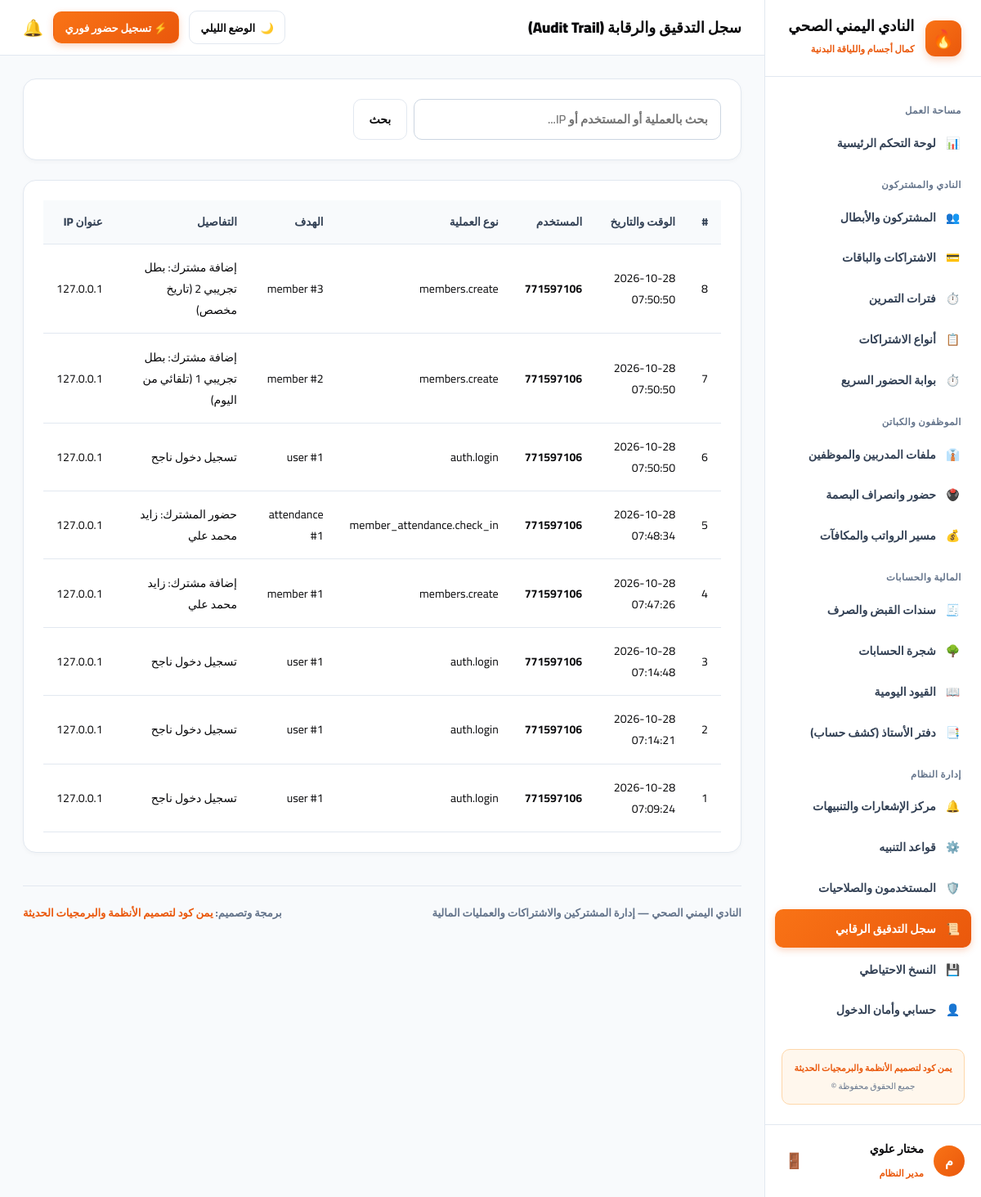
Before: /system/audit (signed in) with the older database file.
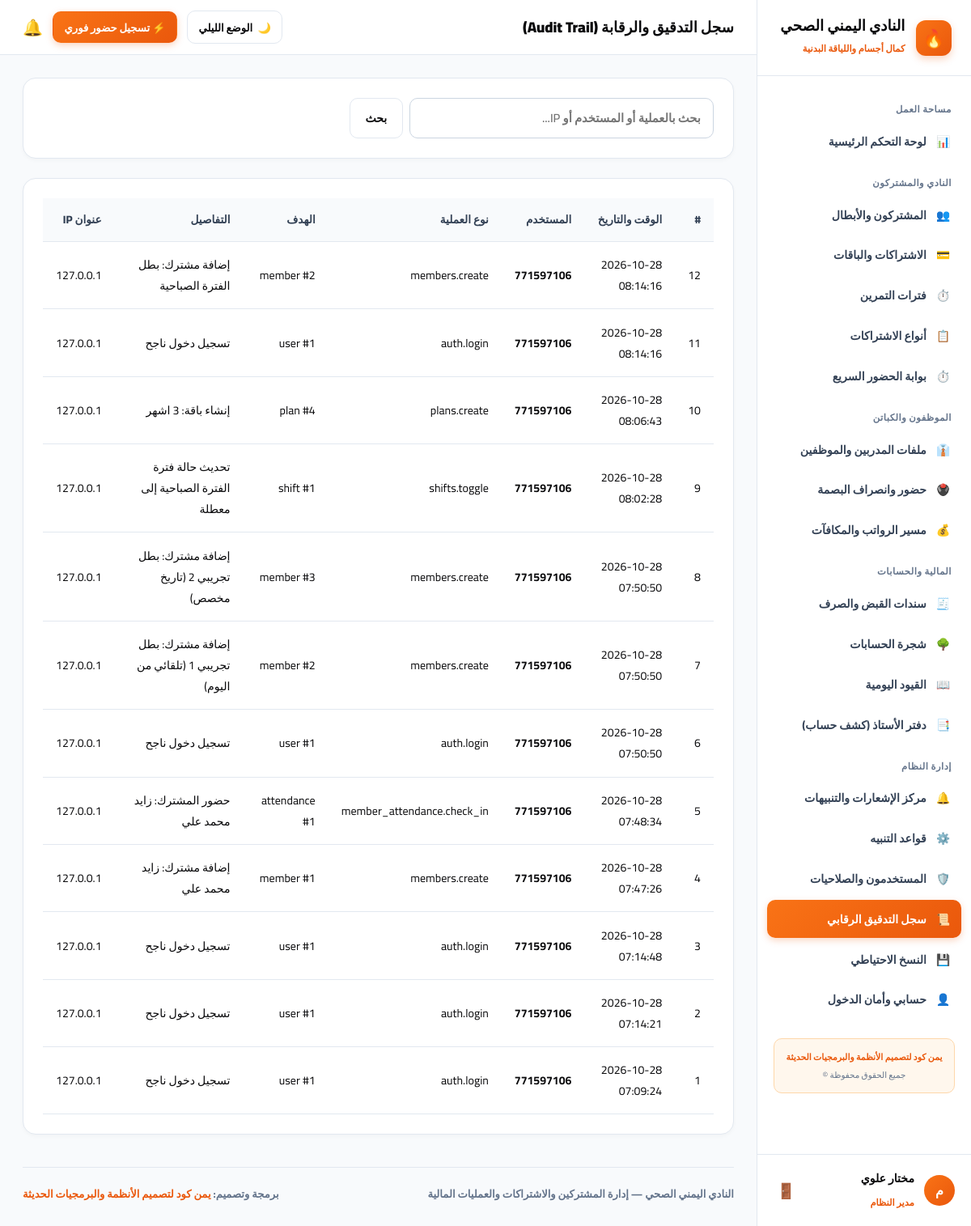
After: the same page with the newer database file.
### app/models.py (models this page shows, shortened)
class User(UserMixin, db.Model):
    __tablename__ = "users"
    id = db.Column(db.Integer, primary_key=True)
    username = db.Column(db.String(80), unique=True, nullable=False)
    password_hash = db.Column(db.String(255), nullable=False)
    full_name = db.Column(db.String(120), nullable=False)
    role_name = db.Column(db.String(50), default="مدير النظام")
    is_active = db.Column(db.Boolean, default=True)
    created_at = db.Column(db.DateTime, default=datetime.utcnow)

class AuditLog(db.Model):
    __tablename__ = "audit_logs"
    id = db.Column(db.Integer, primary_key=True)
    user_id = db.Column(db.Integer, nullable=True)
    username = db.Column(db.String(80), nullable=True)
    action = db.Column(db.String(100), nullable=False)
    target_type = db.Column(db.String(50), nullable=True)
    target_id = db.Column(db.String(50), nullable=True)
    details = db.Column(db.Text, nullable=True)
    ip_address = db.Column(db.String(50), default="127.0.0.1")
    created_at = db.Column(db.DateTime, default=datetime.utcnow)

### app/routes/system.py (the view, shortened to what this page needs)
@system_bp.route("/audit")
@login_required
def audit():
    q = request.args.get("q", "").strip()
    query = AuditLog.query
    logs = query.order_by(AuditLog.id.desc()).limit(100).all()
    return render_template("system/audit.html", logs=logs, q=q)

### app/templates/system/audit.html (shortened to what this page needs)
{% extends "base.html" %}
{% block header_title %}سجل التدقيق والرقابة (Audit Trail){% endblock %}
{% block content %}
<div class="card">
  <form method="GET" action="{{ url_for('system.audit') }}" style="display: flex; gap: 0.5rem; max-width: 450px;">
    <input type="text" name="q" value="{{ q }}" placeholder="بحث بالعملية أو المستخدم أو IP..." class="form-control">
    <button type="submit" class="btn btn-secondary">بحث</button>
  </form>
</div>
<div class="card">
  <div class="table-responsive">
    <table>
      <thead>
        <tr>
          <th>#</th>
          <th>الوقت والتاريخ</th>
          <th>المستخدم</th>
          <th>نوع العملية</th>
          <th>الهدف</th>
          <th>التفاصيل</th>
          <th>عنوان IP</th>
        </tr>
      </thead>
      <tbody>
        {% for l in logs %}
        <tr>
          <td>{{ l.id }}</td>
          <td>{{ l.created_at.strftime('%Y-%m-%d %H:%M:%S') }}</td>
          <td><strong>{{ l.username }}</strong></td>
          <td><code>{{ l.action }}</code></td>
          <td>{{ l.target_type or '-' }} {% if l.target_id %}#{{ l.target_id }}{% endif %}</td>
          <td>{{ l.details or '-' }}</td>
          <td><code>{{ l.ip_address }}</code></td>
        </tr>
        {% else %}
        <tr>
          <td colspan="7" style="text-align: center; color: #94a3b8; padding: 2rem;">لا توجد حركات مسجلة.</td>
        </tr>
        {% endfor %}
      </tbody>
    </table>
  </div>
</div>
{% endblock %}

### app/templates/base.html (shortened to what this page needs)
<!doctype html>
<html lang="ar" dir="rtl" data-theme="light">
<head>
  <link rel="stylesheet" href="{{ url_for('static', filename='css/theme-iron.css') }}">
</head>
<body>
  <div class="layout-root">
    <aside class="sidebar">
      <a href="{{ url_for('dashboard.index') }}" class="sidebar-brand">
        <div class="brand-icon">🔥</div>
        <div>
          <strong style="font-size: 1.15rem; display: block; line-height: 1.25; font-weight: 900;">النادي اليمني الصحي</strong>
          <span style="font-size: 0.72rem; color: var(--primary); font-weight: 800;">كمال أجسام واللياقة البدنية</span>
        </div>
      </a>
      <div class="sidebar-nav">
        <div class="nav-group-title">مساحة العمل</div>
        <a href="{{ url_for('dashboard.index') }}" class="nav-link {% if request.path == '/dashboard/' %}active{% endif %}">
          <span>📊</span>
          <span>لوحة التحكم الرئيسية</span>
        </a>
        <div class="nav-group-title">النادي والمشتركون</div>
        <a href="{{ url_for('members.index') }}" class="nav-link {% if '/members' in request.path %}active{% endif %}">
          <span>👥</span>
          <span>المشتركون والأبطال</span>
        </a>
        <a href="{{ url_for('subscriptions.index') }}" class="nav-link {% if request.path == '/subscriptions/' %}active{% endif %}">
          <span>💳</span>
          <span>الاشتراكات والباقات</span>
        </a>
        <a href="{{ url_for('shifts.index') }}" class="nav-link {% if '/shifts' in request.path %}active{% endif %}">
          <span>⏱️</span>
          <span>فترات التمرين</span>
        </a>
        <a href="{{ url_for('subscriptions.plans') }}" class="nav-link {% if '/subscriptions/plans' in request.path %}active{% endif %}">
          <span>📋</span>
          <span>أنواع الاشتراكات</span>
        </a>
        <a href="{{ url_for('attendance.index') }}" class="nav-link {% if '/member-attendance' in request.path %}active{% endif %}">
          <span>⏱️</span>
          <span>بوابة الحضور السريع</span>
        </a>
        <div class="nav-group-title">الموظفون والكباتن</div>
        <a href="{{ url_for('employees.index') }}" class="nav-link {% if request.path == '/employees/' %}active{% endif %}">
          <span>👔</span>
          <span>ملفات المدربين والموظفين</span>
        </a>
        <a href="{{ url_for('employees.attendance') }}" class="nav-link {% if '/employees/attendance' in request.path %}active{% endif %}">
          <span>🖲️</span>
          <span>حضور وانصراف البصمة</span>
        </a>
        <a href="{{ url_for('employees.payroll') }}" class="nav-link {% if '/employees/payroll' in request.path %}active{% endif %}">
          <span>💰</span>
          <span>مسير الرواتب والمكافآت</span>
        </a>
        <div class="nav-group-title">المالية والحسابات</div>
        <a href="{{ url_for('accounting.vouchers') }}" class="nav-link {% if '/accounting/vouchers' in request.path %}active{% endif %}">
          <span>🧾</span>
          <span>سندات القبض والصرف</span>
        </a>
        <a href="{{ url_for('accounting.accounts') }}" class="nav-link {% if '/accounting/accounts' in request.path %}active{% endif %}">
          <span>🌳</span>
          <span>شجرة الحسابات</span>
        </a>
        <a href="{{ url_for('accounting.journal') }}" class="nav-link {% if '/accounting/journal' in request.path %}active{% endif %}">
          <span>📖</span>
          <span>القيود اليومية</span>
        </a>
        <a href="{{ url_for('accounting.ledger') }}" class="nav-link {% if '/accounting/ledger' in request.path %}active{% endif %}">
          <span>📑</span>
          <span>دفتر الأستاذ (كشف حساب)</span>
        </a>
        <div class="nav-group-title">إدارة النظام</div>
        <a href="{{ url_for('notifications.index') }}" class="nav-link {% if request.path == '/notifications/' %}active{% endif %}">
          <span>🔔</span>
          <span>مركز الإشعارات والتنبيهات</span>
        </a>
        <a href="{{ url_for('notifications.rules') }}" class="nav-link {% if '/notifications/rules' in request.path %}active{% endif %}">
          <span>⚙️</span>
          <span>قواعد التنبيه</span>
        </a>
        <a href="{{ url_for('auth.users') }}" class="nav-link {% if '/auth/users' in request.path %}active{% endif %}">
          <span>🛡️</span>
          <span>المستخدمون والصلاحيات</span>
        </a>
        <a href="{{ url_for('system.audit') }}" class="nav-link {% if '/system/audit' in request.path %}active{% endif %}">
          <span>📜</span>
          <span>سجل التدقيق الرقابي</span>
        </a>
        <a href="{{ url_for('system.backup') }}" class="nav-link {% if '/system/backup' in request.path %}active{% endif %}">
          <span>💾</span>
          <span>النسخ الاحتياطي</span>
        </a>
        <a href="{{ url_for('auth.profile') }}" class="nav-link {% if '/auth/profile' in request.path %}active{% endif %}">
          <span>👤</span>
          <span>حسابي وأمان الدخول</span>
        </a>
        <div style="margin: 1.5rem 0.5rem 0.5rem 0.5rem; padding: 0.75rem; background: var(--badge-fire-bg); border: 1px solid var(--badge-fire-border); border-radius: 10px; text-align: center;">
          <span style="display: block; font-size: 0.68rem; font-weight: 800; color: var(--primary);">يمن كود لتصميم الأنظمة والبرمجيات الحديثة</span>
          <span style="display: block; font-size: 0.65rem; color: var(--text-caption); margin-top: 2px;">جميع الحقوق محفوظة ©</span>
        </div>
      </div>
      <div class="sidebar-user">
        <div class="user-info">
          <div class="user-avatar">{{ current_user.full_name[0] if current_user.is_authenticated else 'م' }}</div>
          <div>
            <strong style="font-size: 0.88rem; display: block; font-weight: 900;">{{ current_user.full_name if current_user.is_authenticated else 'مستخدم' }}</strong>
            <span style="font-size: 0.72rem; color: var(--primary); font-weight: 800;">{{ current_user.role_name if current_user.is_authenticated else 'مدير النادي' }}</span>
          </div>
        </div>
        <form method="POST" action="{{ url_for('auth.logout') }}">
          <button type="submit" title="تسجيل الخروج" style="background: none; border: none; cursor: pointer; color: var(--text-caption); font-size: 1.15rem; padding: 4px;">
            🚪
          </button>
        </form>
      </div>
    </aside>
    <div class="main-wrapper">
      <header class="topbar">
        <div>
          <h1 style="font-size: 1.15rem; margin: 0; font-weight: 900; color: var(--text-main);">
            {% block header_title %}النادي اليمني الصحي · نظام إدارة الصالة والأنشطة الرياضية{% endblock %}
          </h1>
        </div>
        <div style="display: flex; align-items: center; gap: 0.75rem;">
          <button type="button" class="theme-switch-btn" id="themeToggleBtn" onclick="toggleTheme()" title="التبديل بين الوضع الليلي والنهاري">
            <span id="themeBtnIcon">🌙</span>
            <span id="themeBtnText">الوضع الليلي</span>
          </button>
          <a href="{{ url_for('attendance.index') }}" class="btn btn-primary" style="font-size: 0.82rem; padding: 0.4rem 0.85rem;">
            ⚡ تسجيل حضور فوري
          </a>
          <a href="{{ url_for('notifications.index') }}" title="الإشعارات" style="text-decoration: none; font-size: 1.25rem; position: relative;">
            🔔
          </a>
        </div>
      </header>
      <main class="content-area">
        {% block content %}{% endblock %}
        <footer style="margin-top: 2.5rem; padding-top: 1.25rem; border-top: 1.5px solid var(--card-border); display: flex; justify-content: space-between; align-items: center; flex-wrap: wrap; gap: 0.75rem; font-size: 0.82rem; color: var(--text-caption); font-weight: 700;">
          <div>
            <strong>النادي اليمني الصحي</strong> — إدارة المشتركين والاشتراكات والعمليات المالية
          </div>
          <div>
            برمجة وتصميم: <strong style="color: var(--primary);">يمن كود لتصميم الأنظمة والبرمجيات الحديثة</strong>
          </div>
        </footer>
      </main>
    </div>
  </div>
</body>
</html>

Changed rows visible on the page:
added AuditLog: id "12", created_at "2026-10-28 08:14:16", username "771597106", action "members.create", target_type "member", target_id "2", details "إضافة مشترك: بطل الفترة الصباحية", ip_address "127.0.0.1"
added AuditLog: id "11", created_at "2026-10-28 08:14:16", username "771597106", action "auth.login", target_type "user", target_id "1", details "تسجيل دخول ناجح", ip_address "127.0.0.1"
added AuditLog: id "10", created_at "2026-10-28 08:06:43", username "771597106", action "plans.create", target_type "plan", target_id "4", details "إنشاء باقة: 3 اشهر", ip_address "127.0.0.1"
added AuditLog: id "9", created_at "2026-10-28 08:02:28", username "771597106", action "shifts.toggle", target_type "shift", target_id "1", details "تحديث حالة فترة الفترة الصباحية إلى معطلة", ip_address "127.0.0.1"
